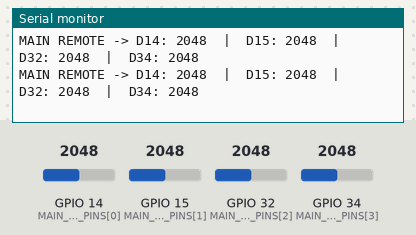
A sketch run on a simulated ESP32. Shown: the last lines printed to the serial monitor. The inputs (shaded band) are chosen by the test bench; at power-on: GPIO 14 (MAIN_REMOTE_PINS[0]) = 2048, GPIO 15 (MAIN_REMOTE_PINS[1]) = 2048, GPIO 32 (MAIN_REMOTE_PINS[2]) = 2048, GPIO 34 (MAIN_REMOTE_PINS[3]) = 2048.

Above: at 2.2 s.
2.3 s: GPIO 14 (MAIN_REMOTE_PINS[0]) set to 2866
At 2.9 s:
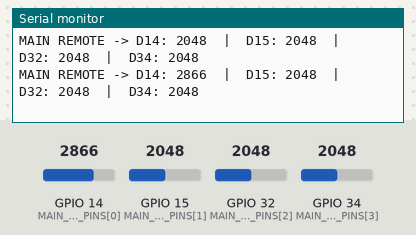
3.8 s: GPIO 15 (MAIN_REMOTE_PINS[1]) set to 2866
At 4.4 s:
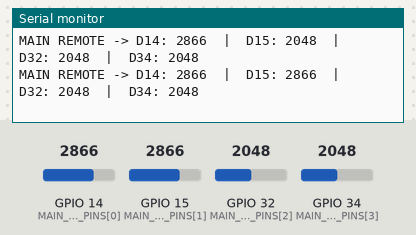
5.3 s: GPIO 32 (MAIN_REMOTE_PINS[2]) set to 2866
At 5.9 s:
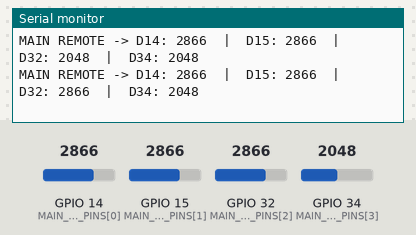
6.8 s: GPIO 34 (MAIN_REMOTE_PINS[3]) set to 2866
At 7.4 s:
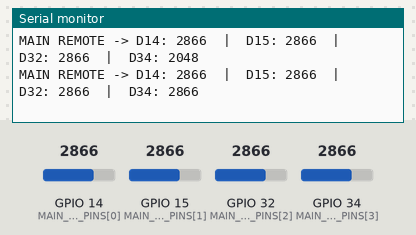
8.3 s: GPIO 14 (MAIN_REMOTE_PINS[0]) set to 3972
At 8.9 s:
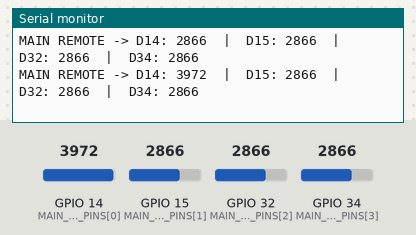
9.8 s: GPIO 15 (MAIN_REMOTE_PINS[1]) set to 3972
At 10.4 s:
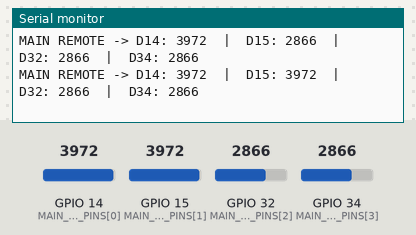
Timing chart, 0 to 12.3 s (numbered marks = the images above; inputs shaded):
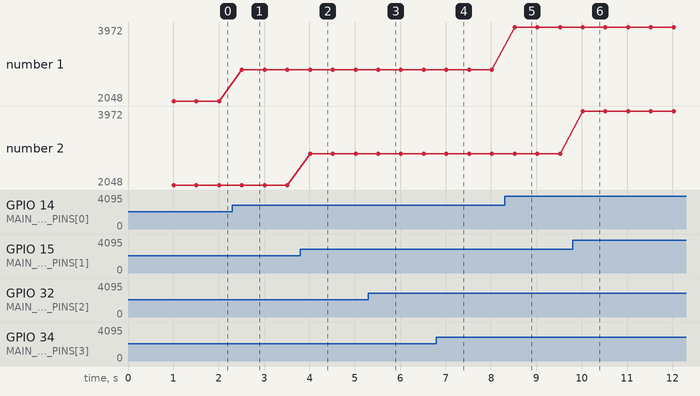

Measured:
- after the input at 2.3 s, the serial monitor: prints a new line after 0.21 s (image 1)
- after the input at 3.8 s, the serial monitor: prints a new line after 0.21 s (image 2)
- after the input at 5.3 s, the serial monitor: prints a new line after 0.22 s (image 3)
- after the input at 6.8 s, the serial monitor: prints a new line after 0.22 s (image 4)
- after the input at 8.3 s, the serial monitor: prints a new line after 0.22 s (image 5)
- after the input at 9.8 s, the serial monitor: prints a new line after 0.22 s (image 6)
- plotted number 1: 2048 → 2866 after the input at 2.3 s, 2866 → 3972 after the input at 8.3 s

The sketch:

1-Controler.ino
```cpp
// ESP32 Main Remote Tester

const int MAIN_REMOTE_PINS[] = {14, 15, 32, 34};
const int NUM_PINS = 4;

void setup() {
  Serial.begin(115200);
  delay(1000);

  for (int i = 0; i < NUM_PINS; i++) {
    pinMode(MAIN_REMOTE_PINS[i], INPUT);
  }

  Serial.println("=================================");
  Serial.println("       MAIN REMOTE TESTER        ");
  Serial.println("=================================");
}

void loop() {
  Serial.print("MAIN REMOTE -> ");

  for (int i = 0; i < NUM_PINS; i++) {
    int pin = MAIN_REMOTE_PINS[i];
    int val = analogRead(pin);

    Serial.print("D");
    Serial.print(pin);
    Serial.print(": ");
    Serial.print(val);

    if (i < NUM_PINS - 1) {
      Serial.print("  |  ");
    }
  }

  Serial.println();
  delay(500); // 0.5 second pause between readings for easy scanning
}
```
